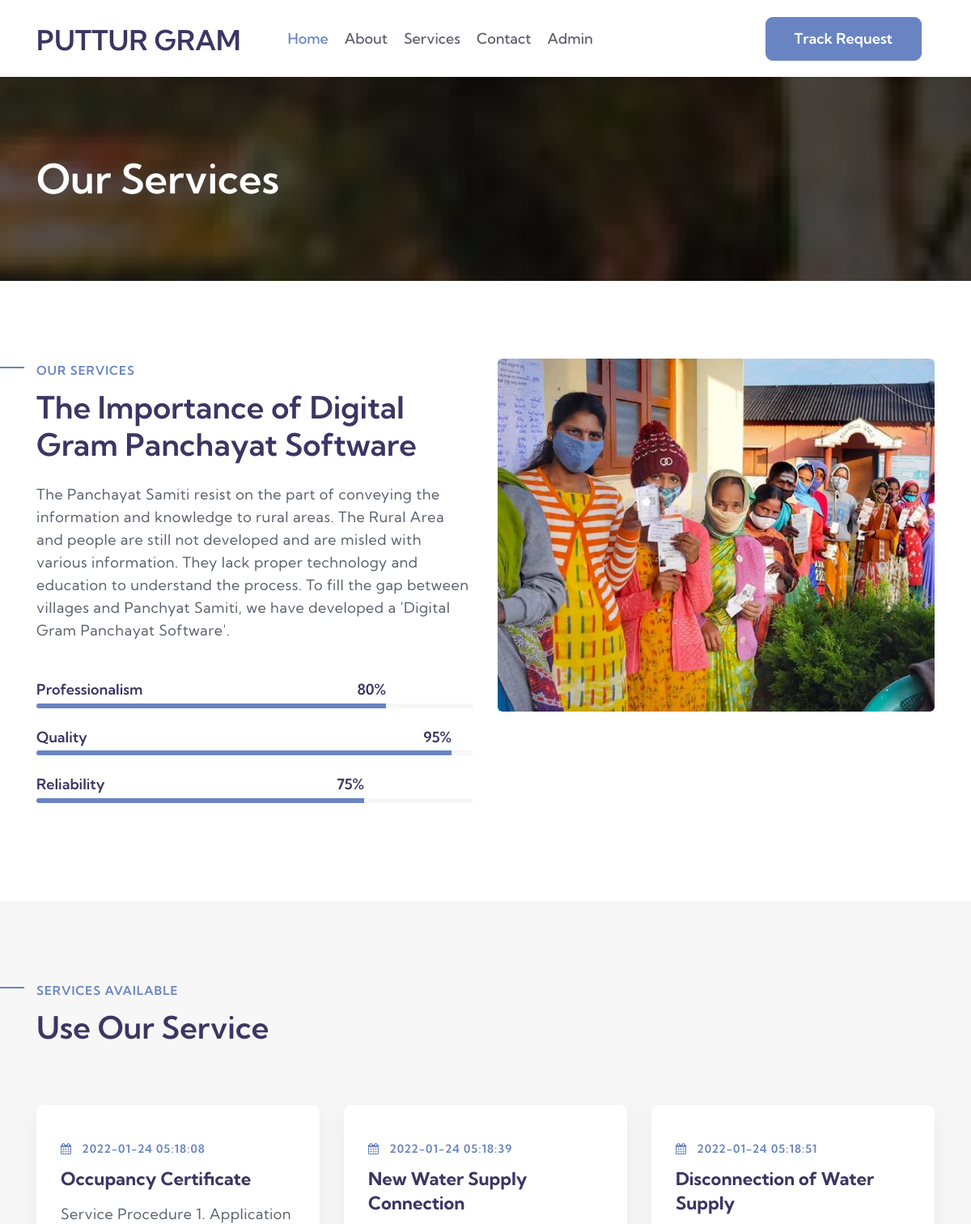
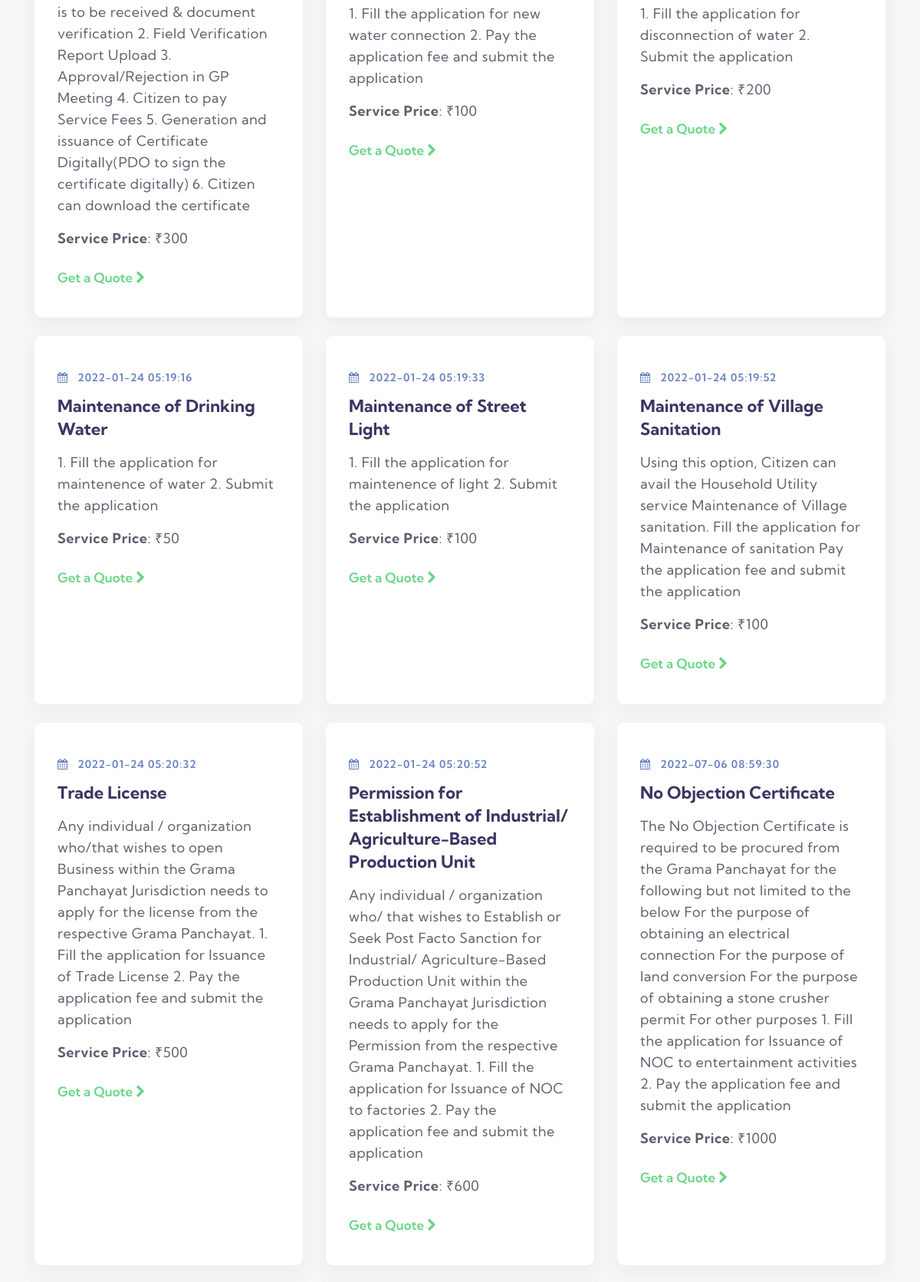
/services.php (upper part), run on the app's committed database (2 pictures, top to bottom).
### tables this page shows
CREATE TABLE `tblservices` (
  `ID` int(5) NOT NULL,
  `ServiceName` varchar(200) DEFAULT NULL,
  `Price` decimal(10,0) DEFAULT NULL,
  `ServiceDetail` mediumtext DEFAULT NULL,
  `CreationDate` timestamp NULL DEFAULT current_timestamp()
);

### services.php (the view, shortened to what this page needs)
<?php
include('includes/config.php');
?>
<!doctype html>
<html lang="en">
  <head>
    <link rel="stylesheet" href="assets/css/style-starter.css">
  </head>
  <body>
<?php include_once('includes/topbar.php');?>
<section class="w3l-about-breadcrumb">
    <div class="breadcrumb-bg breadcrumb-bg-about py-5">
        <div class="container py-lg-5 py-md-3">
            <h2 class="title">Our Services</h2>
        </div>
    </div>
</section>
<section class="w3l-servicesblock py-5" id="services">
    <div class="container py-lg-5 py-md-4 py-2">
        <div class="row">
            <div class="col-lg-6 about-right-faq align-self">
                <span class="title-small mb-2">Our services</span>
                <h3 class="title-big">The Importance of Digital Gram Panchayat Software</h3>
                <p class="mt-lg-4 mt-3 mb-lg-5 mb-4">The Panchayat Samiti resist on the part of conveying the information
				and knowledge to rural areas. The Rural Area and people are still not developed and are misled with various information. They lack proper technology and education to
				understand the process. To fill the gap between villages and Panchyat Samiti, we have developed a 'Digital Gram Panchayat Software'.</p>
                <div class="progress-info info1">
                    <h6 class="progress-tittle">Professionalism <span class="">80%</span></h6>
                    <div class="progress">
                        <div class="progress-bar progress-bar-striped" role="progressbar" style="width: 80%"
                            aria-valuenow="90" aria-valuemin="0" aria-valuemax="100">
                        </div>
                    </div>
                </div>
                <div class="progress-info info2">
                    <h6 class="progress-tittle">Quality <span class="">95%</span>
                    </h6>
                    <div class="progress">
                        <div class="progress-bar progress-bar-striped" role="progressbar" style="width: 95%"
                            aria-valuenow="95" aria-valuemin="0" aria-valuemax="100">
                        </div>
                    </div>
                </div>
                <div class="progress-info info3">
                    <h6 class="progress-tittle">Reliability <span class="">75%</span></h6>
                    <div class="progress">
                        <div class="progress-bar progress-bar-striped" role="progressbar" style="width: 75%"
                            aria-valuenow="95" aria-valuemin="0" aria-valuemax="100">
                        </div>
                    </div>
                </div>
            </div>
            <div class="col-lg-6 left-wthree-img mt-lg-0 mt-4">
                <img src="assets/images/services.jpg" alt="" class="img-fluid radius-image">
            </div>
        </div>
    </div>
</section>
<div class="w3l-news" id="news">
    <section id="grids5-block" class="py-5">
        <div class="container py-lg-5 py-md-4 py-2">
            <span class="title-small mb-2">Services Available</span>
            <h3 class="title-big">Use Our Service</h3>
            <div class="row mt-sm-5 mt-4">
               <?php
$ret=mysqli_query($con,"select * from tblservices");
while ($row=mysqli_fetch_array($ret)) {
?>
                <div class="col-lg-4 col-md-6 mt-lg-4 mt-4">
                    <div class="grids5-info">
                        <div class="blog-info">
                            <p class="date"><span class="fa fa-calendar mr-2"></span> <?php echo $row['CreationDate'];?></p>
                            <h4><a href="#blog-single"><?php echo $row['ServiceName'];?></a></h4>
                            <p><?php echo $row['ServiceDetail'];?></p>
                            <p><strong>Service Price</strong>: ₹<?php echo $row['Price'];?></p>
                            <a href="request.php?sid=<?php  echo $row['ID'];?>" class=" link-style p-0 mt-4">Get a Quote
                                <span class="fa fa-chevron-right"></span>
                            </a>
                        </div>
                    </div>
                </div><?php } ?>
            </div>
        </div>
    </section>
</div>
</body>
</html>

### includes/topbar.php (shortened to what this page needs)
<header id="site-header" class="fixed-top">
  <section class="w3l-header-4">
      <div class="container">
          <nav class="navbar navbar-expand-lg navbar-light">
              <h1><a class="navbar-brand" href="index.php">
                      PUTTUR GRAM
                  </a></h1>
              <div class="collapse navbar-collapse" id="navbarNav">
                  <ul class="navbar-nav">
                      <li class="nav-item active">
                          <a class="nav-link" href="index.php">Home </a>
                      </li>
                      <li class="nav-item @@about__active">
                          <a class="nav-link" href="about.php">About</a>
                      </li>
                      <li class="nav-item @@services__active">
                          <a class="nav-link" href="services.php">Services</a>
                      </li>
                      <li class="nav-item @@contact__active">
                          <a class="nav-link" href="contact.php">Contact</a>
                      </li>
                      <li class="nav-item @@contact__active">
                          <a class="nav-link" href="admin/login.php">Admin</a>
                      </li>
                  </ul>
                  <ul class="navbar-nav search-right mt-lg-0 mt-2">
                      <li class="nav-item"><a href="track.php"
                              class="btn btn-primary d-none d-lg-block btn-style mr-3">Track Request</a></li>
                  </ul>
              </div>
          </nav>
      </div>
  </section>
</header>

### data on the page
tblservices: CreationDate "2022-01-24 05:18:08", ServiceName "Occupancy Certificate", ServiceDetail "Service Procedure 1. Application is to be received & document verification 2. Field Verification Report Upload 3. Approval/Rejection in GP Meeting 4. Citizen to pay Service Fees 5. Generation and issuance of Certificate Digitally(PDO to sign the certificate digitally) 6. Citizen can download the certificate", Price "300"
tblservices: CreationDate "2022-01-24 05:18:39", ServiceName "New Water Supply Connection", ServiceDetail "1. Fill the application for new water connection 2. Pay the application fee and submit the application", Price "100"
tblservices: CreationDate "2022-01-24 05:18:51", ServiceName "Disconnection of Water Supply", ServiceDetail "1. Fill the application for disconnection of water 2. Submit the application", Price "200"
tblservices: CreationDate "2022-01-24 05:19:16", ServiceName "Maintenance of Drinking Water", ServiceDetail "1. Fill the application for maintenence of water 2. Submit the application", Price "50"
tblservices: CreationDate "2022-01-24 05:19:33", ServiceName "Maintenance of Street Light", ServiceDetail "1. Fill the application for maintenence of light 2. Submit the application", Price "100"
tblservices: CreationDate "2022-01-24 05:19:52", ServiceName "Maintenance of Village Sanitation", ServiceDetail "Using this option, Citizen can avail the Household Utility service Maintenance of Village sanitation. Fill the application for Maintenance of sanitation Pay the application fee and submit the application", Price "100"
tblservices: CreationDate "2022-01-24 05:20:32", ServiceName "Trade License", ServiceDetail "Any individual / organization who/that wishes to open Business within the Grama Panchayat Jurisdiction needs to apply for the license from the respective Grama Panchayat. 1. Fill the application for Issuance of Trade License 2. Pay the application fee and submit the application", Price "500"
tblservices: CreationDate "2022-01-24 05:20:52", ServiceName "Permission for Establishment of Industrial/ Agriculture-Based Production Unit", ServiceDetail "Any individual / organization who/ that wishes to Establish or Seek Post Facto Sanction for Industrial/ Agriculture-Based Production Unit within the Grama Panchayat Jurisdiction needs to apply for the Permission from the respective Grama Panchayat. 1. Fill the application for Issuance of NOC to factories 2. Pay the application fee and submit the application", Price "600"
tblservices: CreationDate "2022-07-06 08:59:30", ServiceName "No Objection Certificate", ServiceDetail "The No Objection Certificate is required to be procured from the Grama Panchayat for the following but not limited to the below For the purpose of obtaining an electrical connection For the purpose of land conversion For the purpose of obtaining a stone crusher permit For other purposes 1. Fill the application for Issuance of NOC to entertainment activities 2. Pay the application fee and submit the application", Price "1000"
